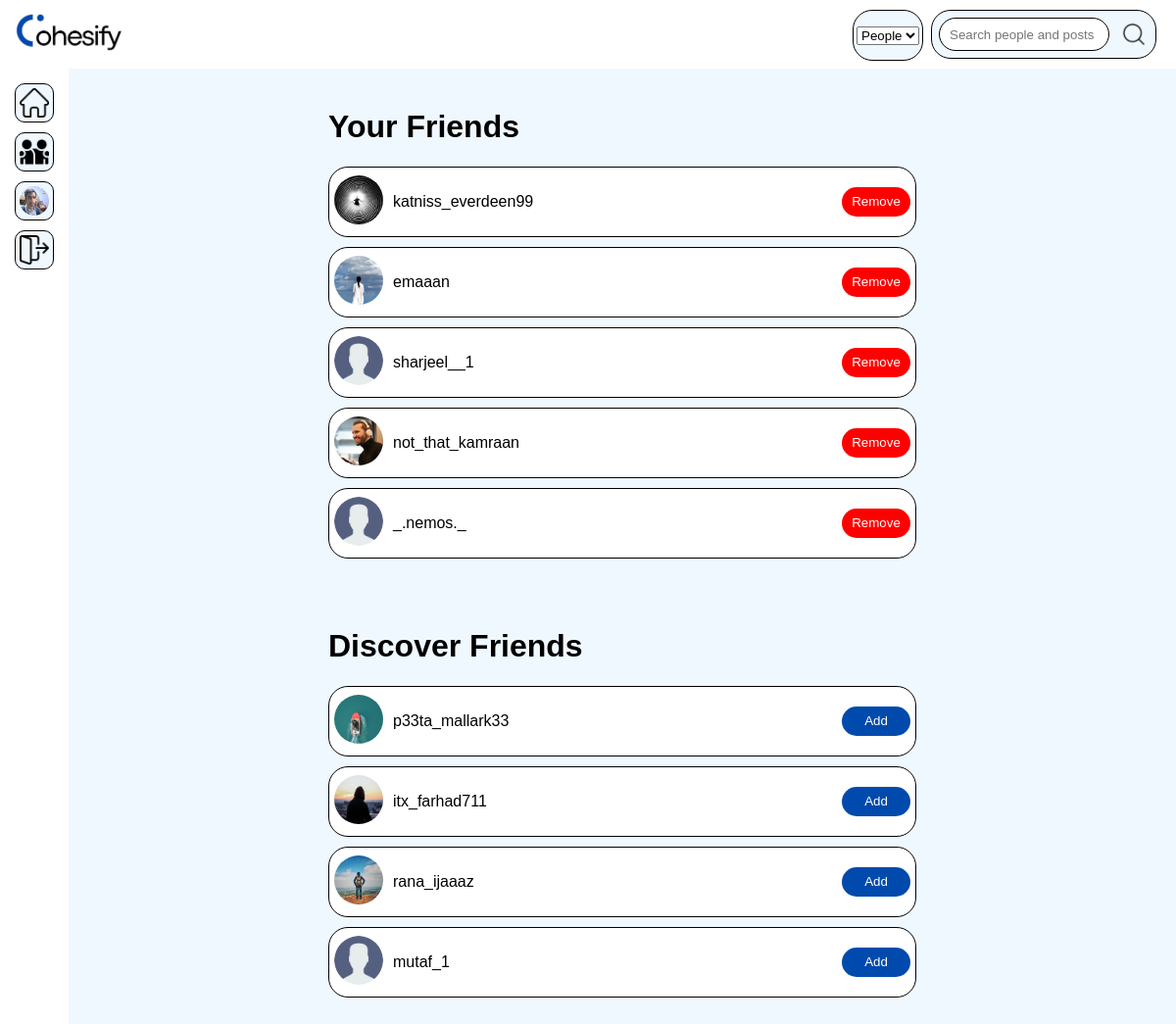
The app's page /friends/ (signed in) with its own data.
### cohesify/models.py (models this page shows, shortened)
class User(AbstractUser):
    friends = models.ManyToManyField("self", symmetrical=True, blank=True)
    profile_picture = models.ImageField(
        upload_to="cohesify/profile_pictures/",
        default="cohesify/default_content/default_profile_picture.png",
        blank=True
    )
    @property
    def trimmed_firstname(self):
        name = self.first_name
        if len(name) > 5:
            name = self.first_name[:5] + "..."
        return name

### cohesify/views.py (the view, shortened to what this page needs)
# urls.py: path("friends/", views.friends, name="friends"),
@login_required(login_url="login")
def friends(request):
    all_users = models.User.objects.all()
    friends_arr = request.user.friends.all()
    to_discover = []
    for u in all_users:
        if u.username != request.user.username:
            if u not in friends_arr:
                to_discover.append(u)
    if request.method == "GET":
        sorting_value = request.GET.get("filter")
        if sorting_value == "ascending":
            friends_arr = request.user.friends.order_by("username")
            sorting.quick_sort(to_discover, 0, len(to_discover) - 1) # quicksort
        elif sorting_value == "descending":
            friends_arr = request.user.friends.order_by("-username")
            sorting.quick_sort_descending(to_discover, 0, len(to_discover) - 1) # quicksort
    return render(request, "cohesify/friends.html", {
        "friends_selected": True,
        "friends": friends_arr,
        "to_discover": to_discover
    })

### cohesify/templates/cohesify/friends.html (shortened to what this page needs)
{% extends "cohesify/layout.html" %}
{% block body %}
<div id="screen">
    {% if friends %}
        <div id="friends-container">
            <h1>Your Friends&nbsp;&nbsp;&nbsp;&nbsp;&nbsp;&nbsp;&nbsp;</h1>
            <div>
                {% for friend in friends %}
                    <div class="user-card">
                        <div class="profile-picture">
                            <img src="{{ friend.profile_picture.url }}" alt="Pic">
                        </div>
                        <div class="username">{{ friend.username }}</div>
                        <form action="{% url 'friends' %}" method="post">
                            <input id="remove_friend_button" class="remove_friend_button" type="submit" value="Remove">
                        </form>
                    </div>
                {% endfor %}
            </div>
        </div>
    {% endif %}
    <div id="discover-container">
        <h1>Discover Friends</h1>
        <div>
            {% for u in to_discover %}
                <div class="user-card">
                    <div class="profile-picture">
                        <img src="{{ u.profile_picture.url }}" alt="Pic">
                    </div>
                    <div class="username">{{ u.username }}</div>
                    <form action="{% url 'friends' %}" method="post">
                            <input type="submit" value="Add" id="add_friend_button" class="add_friend_button">
                    </form>
                </div>
            {% endfor %}
        </div>
    </div>
</div>
{% endblock %}

### cohesify/templates/cohesify/layout.html (shortened to what this page needs)
{% load static %}
<!DOCTYPE html>
<html>
    <head>
        <link rel="stylesheet" href="{% static 'cohesify/css/styles.css' %}">
    </head>
    <body>
        <div id="main-container">
            <div id="header-bar">
                <div id="logo" data-redirect-link="{% url 'index' %}">
                    <img src="{% static 'cohesify/images/cohesify_icon.png' %}" alt="Cohesify">
                </div>
                <div></div>
                <div id="filter-div">
                    {% if friends_selected %}
                        <form id="filter_form" action="{% url 'friends' %}">
                            <select name="filter">
                                <option value="">People</option>
                            </select>
                        </form>
                    {% endif %}
                </div>
                <div id="search-bar">
                    <form action="{% url 'search' %}">
                        <input id="search_bar_keyword" type="text" name="keyword" placeholder="Search people and posts">
                        <button id="search_bar_submit" type="submit">
                            {% if search_selected %}
                                <img src="{% static 'cohesify/images/search_selected_icon.png' %}" alt="Search">
                            {% else %}
                                <img src="{% static 'cohesify/images/search_icon.png' %}" alt="Search">
                            {% endif %}
                        </button>
                    </form>
                </div>
            </div>
            <div class="content">
                <div id="side-bar">
                    <div id="button-section">
                        <button class="side-bar-button" id="home_button" data-redirect-link="{% url 'index' %}">
                            {% if home_selected %}
                                <img src="{% static 'cohesify/images/home_selected_icon.png' %}" alt="Home">
                            {% else %}
                                <img src="{% static 'cohesify/images/home_icon.png' %}" alt="Home">
                            {% endif %}
                        </button>
                        <button class="side-bar-button" id="friends_button" data-redirect-link="{% url 'friends' %}">
                            {% if friends_selected %}
                                <img src="{% static 'cohesify/images/friends_selected_icon.png' %}" alt="Filter">
                            {% else %}
                                <img src="{% static 'cohesify/images/friends_icon.png' %}" alt="Friends">
                            {% endif %}
                        </button>
                        <button class="side-bar-button" id="profile_button" data-redirect-link="{% url 'profile' %}">
                            {% if profile_selected %}
                                <img src="{% static 'cohesify/images/profile_selected_icon.png' %}" alt="Profile">
                            {% else %}
                                <img class="side-bar-profile-pic" src="{{ user.profile_picture.url }}" alt="Profile">
                            {% endif %}
                        </button>
                        <button class="side-bar-button" id="logout_button" data-logout-url="{% url 'logout' %}">
                            <img src="{% static 'cohesify/images/logout_icon.png' %}" alt="Logout">
                        </button>
                    </div>
                </div>
                <div id="main-screen">
                    {% block body %}
                    {% endblock %}
                </div>
            </div>
        </div>
    </body>
</html>

### cohesify/static/cohesify/css/styles.css (style rules this page uses)
html, body { height: 100%; width: 100%; padding: 0px; margin: 0px; font-family: Arial; }
#main-container { width: 100%; min-height: 100vh; display: flex; flex-direction: column; }
#header-bar { position: sticky; top: 0; background-color: white; width: auto; height: 50px; display: grid; padding: 10px; padding-left: 20px; padding-right: 20px; }
#search-bar { border-radius: 20px; background-color: aliceblue; border: 1px solid black; display: flex; justify-content: center; align-items: center; }
#search-bar form { display: flex; justify-content: center; align-items: center; }
#search-bar input[type="text"] { width: 160px; height: 30px; border-radius: 20px; border: 1px solid black; margin-left: 10px; margin-right: 10px; padding-left: 10px; background-color: white; }
#search-bar button { width: 30px; margin-right: 10px; border-radius: 20px; border: none; display: flex; flex-wrap: wrap; justify-content: center; align-items: center; background-color: aliceblue; cursor: pointer; }
#search-bar img { width: 30px; height: 30px; }
#logo { justify-self: center; align-self: center; cursor: pointer; }
#logo > img { width: 110px; height: 40px; }
#filter_form, #filter_form option { height: 100%; border-radius: 20px; border: 1px solid black; background-color: aliceblue; display: flex; justify-content: center; align-items: center; cursor: pointer; }
.content { width: auto; flex: 1; background-color: aliceblue; display: grid; grid-template-columns: 70px auto; transition: grid-template-columns 0.3s ease; height: auto; }
#side-bar { padding-top: 5px; padding-right: 20px; padding-left: 20px; display: flex; flex-wrap: wrap; justify-content: center; background-color: white; }
#button-section { position: fixed; }
.side-bar-button { margin-top: 10px; margin-bottom: 10px; width: 40px; height: 40px; border-radius: 10px; background-color: aliceblue; border: 1px solid black; cursor: pointer; display: flex; justify-content: center; align-items: center; overflow: hidden; transition: width 0.3s ease; }
.side-bar-button > img { width: 30px; height: 30px; }
.side-bar-profile-pic { border-radius: 100%; }
.user-card { border: 1px solid black; height: 60px; display: grid; grid-template-columns: 60px auto 70px; margin-bottom: 10px; padding: 5px; align-items: center; background-color: white; border-radius: 20px; }
.user-card > div, .user-card > button { justify-content: center; align-items: center; }
.user-card input[type="submit"] { height: 30px; width: 70px; border-radius: 20px; border: none; cursor: pointer; }
.remove_friend_button { background-color: red; color: white; }
.add_friend_button { background-color: #004aad; color: white; }
.profile-picture > img { width: 50px; height: 50px; border-radius: 100%; }

### cohesify/templates/cohesify/friends.html (style rules this page uses)
#header-bar { grid-template-columns: 100px auto 80px 230px; }
#filter_form, #filter_form option { width: 70px; }
#screen { width: 100%; display: flex; flex-wrap: wrap; align-items: center; flex-direction: column; }
#friends-container, #discover-container { height: auto; border-radius: 20px; padding: 10px; margin-top: 10px; margin-bottom: 10px; }
@media (min-width: 900px) { #friends-container, #discover-container { width: 600px; } }

### records on screen
User: profile_picture (picture)
User: profile_picture (picture), username "katniss_everdeen99"
User: profile_picture (picture), username "emaaan"
User: profile_picture (placeholder picture), username "sharjeel__1"
User: profile_picture (picture), username "not_that_kamraan"
User: profile_picture (placeholder picture), username "_.nemos._"
User: profile_picture (picture), username "p33ta_mallark33"
User: profile_picture (picture), username "itx_farhad711"
User: profile_picture (picture), username "rana_ijaaaz"
User: profile_picture (placeholder picture), username "mutaf_1"
